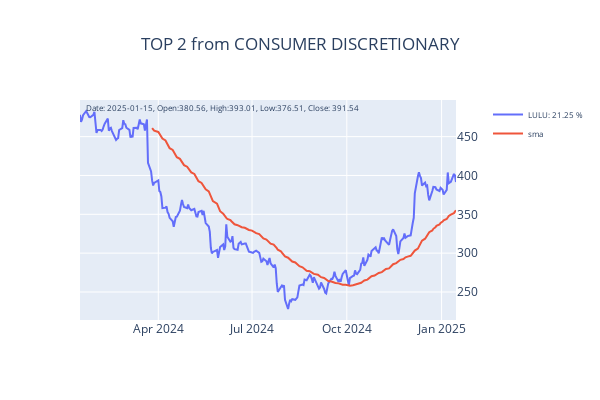
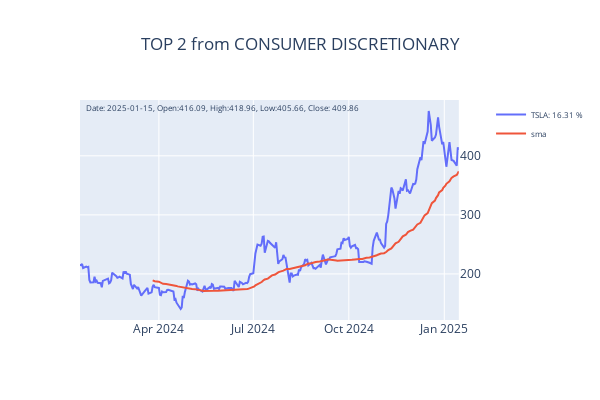

The notebook cell saved with these charts, in order:
### Markdown cell above
###  Getting best performing stocks in each sectors

### Code cell
from yfinance_utils import list_utils
import time

NUMBER_OF_TOP_PERFORMERS_IN_SECTORS = 2
_sym = {}
_tp_list = {}
for symbol, value in top:
    _l = []
    for s in list_utils.SECTORS[symbol].keys():
        _l.append(s)
    _tp = list_utils.get_top_performers(_l, size=NUMBER_OF_TOP_PERFORMERS_IN_SECTORS)
    _tp_list.update(dict(_tp))
    _l = [i[0] for i in _tp]
    _sym[symbol] = _l

for _s in _sym:
    time.sleep(5)
    data = yfinance.download(_sym[_s], period='1y')
    for symbol in _sym[_s]:
        _f=make_subplots(specs=[[{"secondary_y": True}]])
        _f.update_layout(title=f"TOP {NUMBER_OF_TOP_PERFORMERS_IN_SECTORS} from {names[_s]}", title_x=0.5, width=600, height=400)
        _d2 = pd.DataFrame()
        _d2 = data.loc[:,(slice(None),symbol)]
        _d2.columns = COLUMNS
        _d2['sma'] = TA.SMA(_d2, period=50)
        _d2.reset_index(inplace=True)
        _f.add_trace(
            go.Scatter(y=_d2['Close'], x=_d2['Date'], name=f"{symbol}: {_tp_list[symbol]} %"),
            secondary_y=False
        )
        _f.add_trace(
            go.Scatter(y=_d2['sma'], x=_d2['Date'], name=f'sma'),
            secondary_y=False
        )
        _f.update_yaxes(side='right')
        price = f"Date: {today}, Open:{round(_d2['Open'].iloc[-1],2)}, High:{round(_d2['High'].iloc[-1],2)}, Low:{round(_d2['Low'].iloc[-1],2)}, Close: {round(_d2['Close'].iloc[-1],2)}"
        _f.add_annotation(xref='x domain',
                        yref='y domain',
                        x=0.01,
                        y=1,
                        text=price, 
                        showarrow=False,
                        font=dict(size=8),
                        row=1, col=1)
        _f.update_layout(legend={"title_font_family":"Arial", "font":{"size":8}})
        _f.show()

if save_to_mongo:
    _sym['DATE'] = datetime.today().strftime('%Y-%m-%d')
    file_utils.save_to_mongo(_sym, "top_performers")

### Figure 1 — Plotly figure (JSON) as saved in the notebook; plotly's stock layout.template omitted (floating-point values rounded to 4 significant figures; data arrays with more than 128 entries replaced by an {"elided": "..."} marker saying what was removed)
{"data": [{"name": "LULU: 21.25 %", "type": "scatter", "x": {"elided": "252 str values"}, "xaxis": "x", "y": {"elided": "252 float values"}, "yaxis": "y"}, {"name": "sma", "type": "scatter", "x": {"elided": "252 str values"}, "xaxis": "x", "y": {"elided": "252 float values"}, "yaxis": "y"}], "layout": {"annotations": [{"font": {"size": 8}, "showarrow": false, "text": "Date: 2025-01-15, Open:380.56, High:393.01, Low:376.51, Close: 391.54", "x": 0.01, "xref": "x domain", "y": 1, "yref": "y domain"}], "height": 400, "legend": {"font": {"size": 8}, "title": {"font": {"family": "Arial"}}}, "title": {"text": "TOP 2 from CONSUMER DISCRETIONARY", "x": 0.5}, "width": 600, "xaxis": {"anchor": "y", "domain": [0, 0.94]}, "yaxis": {"anchor": "x", "domain": [0, 1], "side": "right"}, "yaxis2": {"anchor": "x", "overlaying": "y", "side": "right"}}}

### Figure 2 — Plotly figure (JSON) as saved in the notebook; plotly's stock layout.template omitted (floating-point values rounded to 4 significant figures; data arrays with more than 128 entries replaced by an {"elided": "..."} marker saying what was removed)
{"data": [{"name": "TSLA: 16.31 %", "type": "scatter", "x": {"elided": "252 str values"}, "xaxis": "x", "y": {"elided": "252 float values"}, "yaxis": "y"}, {"name": "sma", "type": "scatter", "x": {"elided": "252 str values"}, "xaxis": "x", "y": {"elided": "252 float values"}, "yaxis": "y"}], "layout": {"annotations": [{"font": {"size": 8}, "showarrow": false, "text": "Date: 2025-01-15, Open:416.09, High:418.96, Low:405.66, Close: 409.86", "x": 0.01, "xref": "x domain", "y": 1, "yref": "y domain"}], "height": 400, "legend": {"font": {"size": 8}, "title": {"font": {"family": "Arial"}}}, "title": {"text": "TOP 2 from CONSUMER DISCRETIONARY", "x": 0.5}, "width": 600, "xaxis": {"anchor": "y", "domain": [0, 0.94]}, "yaxis": {"anchor": "x", "domain": [0, 1], "side": "right"}, "yaxis2": {"anchor": "x", "overlaying": "y", "side": "right"}}}
